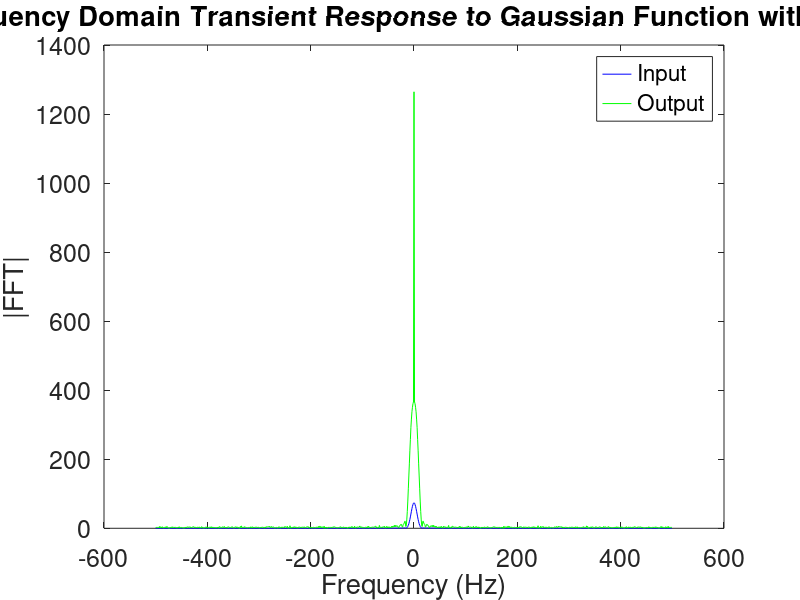

This figure's MATLAB source:
R1 = 1;
cap = 0.25;
R2 = 2;
L = 0.2;
R3 = 7.8091; %From findR3Faster.m
alpha = 100;
R4 = 0.1;
R0 = 1000;
Cn = 0.00001;

%{ 
Unknowns:

V1
V2
V3
V4
V0
IL

%}

figureCounter = 1;

%Transient
miu = 0.1;
std = 0.01;
w = pi;
iVector = linspace(miu-(3*std),miu+(3*std),1000);
iProb = (1/(std*sqrt(2*pi)))*exp(-0.5*(((iVector-miu)./std).^2));
iProb = iProb*10;

start = 1;
probVector = zeros(round(sum(iProb)),1);
for loop = 1:length(iProb)
    prob = round(iProb(loop));
    if(prob==1)
        probVector(start) = iVector(loop);
        start = start + 1;
    elseif(prob>1)
        stop = start + prob - 1;
        probVector(start:stop) = iVector(loop);
        start = stop + 1;
    end
end    

probVector = probVector(randperm(length(probVector)));

%figureCounter = 6;
Gtran = [1 0 0 0 0 0;
    1/R1 ((-1/R1)-(1/R2)) 0 0 0 -1;
    0 0 -1/R3 0 0 1;
    0 0 -alpha/R3 1 0 0;
    0 0 (-alpha*R0)/R3 0 (1+R0) 0;
    0 -1 1 0 0 0];

Ctran = [0 0 0 0 0 0;
    cap -cap 0 0 0 0;
    0 0 -Cn 0 0 0;
    0 0 0 0 0 0;
    0 0 0 0 0 0;
    0 0 0 0 0 L];

acMatrix = Ctran + Gtran;

time = zeros(1001,1);
for i = 2:1001
    time(i) = (i-1)/1000;
end

TDtitle{3} = 'Time Domain Transient Response to Gaussian Function with Noise';

FDtitle{3} = 'Frequency Domain Transient Response to Gaussian Function with Noise';

livePlotting = input('Enter 1 for live plotting, 0 for no live plotting: ');

part = 3;

if(part == 1)
    vin = zeros(1001,1);
    vin(61:1001) = 1;
elseif(part == 2)
    f = 1/0.03;
    vin = sin(2*pi*f*time);
elseif(part == 3)
    b = 0.06;
    c = 0.03;
    vin = exp((-(time - b).^2)/(2*(c^2)));
end

for loop = 1:1001
    index = randperm(length(probVector),1);
    In(loop) = probVector(index);
    %In(loop) = rand;
    F = [vin(loop) 0 In(loop) 0 0 0];
    currentTime = (loop-1);
    if(loop==1)
        Vtran = acMatrix\F';
        lastVtran = Vtran;
        lastVoutTran = abs(Vtran(5));
        saveVout{part}(loop) = abs(Vtran(5));
    elseif(loop==2)
        tempF = F + (Ctran*lastVtran);
        Vtran = acMatrix\tempF';
        saveVout{part}(loop) = abs(Vtran(5));
        voutTran = abs(Vtran(5));
        if(livePlotting==1)
            figure(figureCounter)
            plot([time(loop-1),time(loop)],[vin(loop-1),vin(loop)],'b','DisplayName','Vin')
            hold on
            plot([time(loop-1),time(loop)],[lastVoutTran,voutTran],'g','DisplayName','Vout')
            xlabel('Time (s)')
            ylabel('Voltage (V)')
            title(['Time = ',num2str(currentTime),'ms'])
            figureCounter = figureCounter + 1;
        end
        lastVoutTran = voutTran;
        lastVtran = Vtran;
    else
        tempF = F + (Ctran*lastVtran);
        Vtran = acMatrix\tempF';
        saveVout{part}(loop) = abs(Vtran(5));
        voutTran = abs(Vtran(5));
        if(livePlotting==1)
            figure(figureCounter-1)
            plot([time(loop-1),time(loop)],[vin(loop-1),vin(loop)],'b','DisplayName','Vin')
            plot([time(loop-1),time(loop)],[lastVoutTran,voutTran],'g','DisplayName','Vout')
            title(['Time = ',num2str(round(currentTime)),'ms'])
        end
        lastVoutTran = voutTran;
        lastVtran = Vtran;
    end
    if(livePlotting==1)
        pause(0.001)
    end
end

if(livePlotting==0)
    figure(figureCounter)
    plot(time,vin,'b','DisplayName','Vin')
    hold on
    plot(time,saveVout{part},'g','DisplayName','Vout')
    title(TDtitle{part})
    xlabel('Time (s)')
    ylabel('Voltage (V)')
    legend
    hold off
    figureCounter = figureCounter + 1;
end

fs = 1000;
n = 1000;
f = (-n/2:n/2-1)*(fs/n);
fourierIn{part} = fft(vin);
fourierIn{part} = fftshift(fourierIn{part});
fourierIn{part} = abs(fourierIn{part});
fourierOut{part} = fft(saveVout{part});
fourierOut{part} = fftshift(fourierOut{part});
fourierOut{part} = abs(fourierOut{part});

figure(figureCounter)
plot(f,fourierIn{part}(1:end-1),'b','DisplayName','Input')
hold on
plot(f,fourierOut{part}(1:end-1),'g','DisplayName','Output')
set(gca,'FontSize',18)
title(FDtitle{part})
xlabel('Frequency (Hz)')
ylabel('|FFT|')
legend
figureCounter = figureCounter + 1;